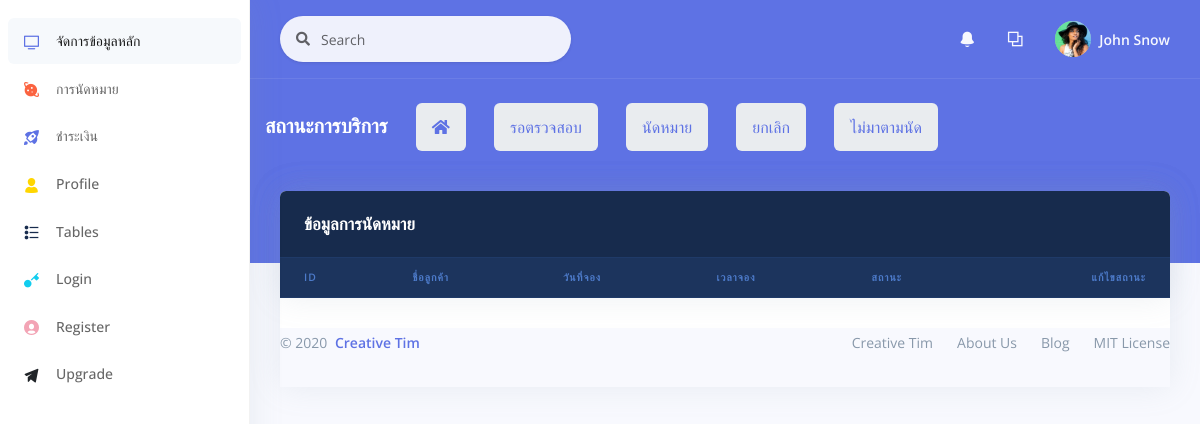
The page /backend/order_2.php on the database as committed earlier.
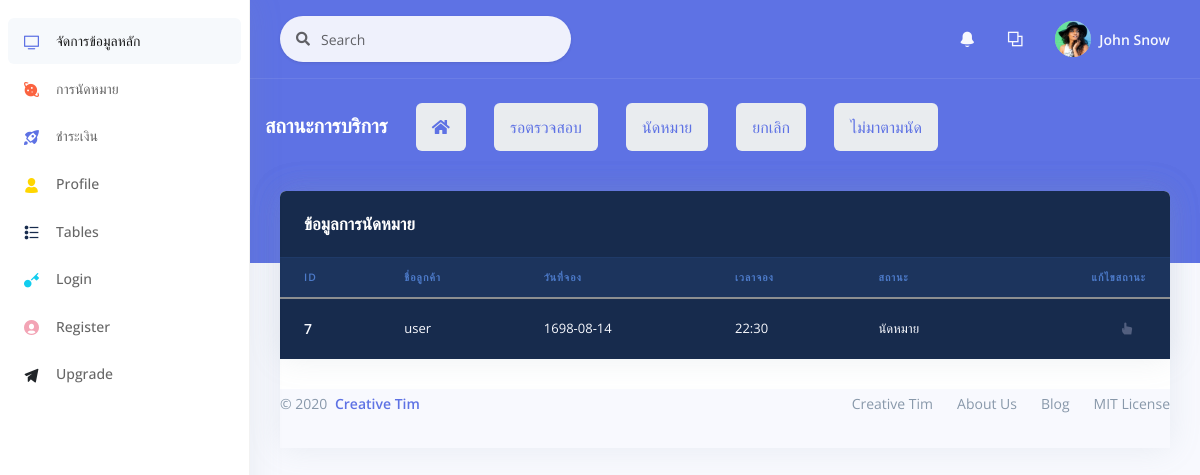
The same page on the database as committed later.
### tables this page shows
CREATE TABLE `orders` (
  `o_id` int(11) NOT NULL,
  `id_mem` int(11) NOT NULL,
  `o_mail` varchar(60) NOT NULL,
  `tel_mem` varchar(10) NOT NULL,
  `car_id` int(11) NOT NULL,
  `year_car` int(5) NOT NULL,
  `number_car` varchar(8) NOT NULL COMMENT 'ทะเบียนรถ',
  `mile` varchar(10) NOT NULL COMMENT 'ระยะไมล์',
  `sv_id` int(11) NOT NULL COMMENT 'ประเภทงานบริการ',
  `svst_id` int(11) NOT NULL COMMENT 'สถานะบริการ',
  `o_date` datetime(6) NOT NULL,
  `o_daterq` varchar(30) NOT NULL,
  `o_timerq` varchar(30) NOT NULL
);

CREATE TABLE `tb_mem` (
  `id_mem` int(11) NOT NULL,
  `name_mem` varchar(25) NOT NULL,
  `last_mem` varchar(25) NOT NULL,
  `userlevel` varchar(25) NOT NULL,
  `username` varchar(25) NOT NULL,
  `password` varchar(128) NOT NULL,
  `tel_mem` varchar(10) NOT NULL,
  `address_mem` varchar(150) NOT NULL
);

CREATE TABLE `serv_status` (
  `stsv_id` int(11) NOT NULL,
  `stsv_name` varchar(50) NOT NULL
);

### backend/order_2.php (the view, shortened to what the changed rows need)
<?php
include "../conn.php";
$sql = "SELECT orders.o_id,tb_mem.name_mem,serv_status.stsv_name,orders.o_daterq,orders.o_timerq
FROM((orders INNER JOIN tb_mem on orders.id_mem=tb_mem.id_mem)
INNER JOIN serv_status on orders.svst_id=serv_status.stsv_id)
WHERE serv_status.stsv_id=2
ORDER BY orders.o_id;";
$result = mysqli_query($con, $sql);
?>
<!DOCTYPE html>
<html>
<head>
    <link rel="stylesheet" href="./assets/vendor/nucleo/css/nucleo.css" type="text/css">
    <link rel="stylesheet" href="./assets/vendor/@fortawesome/fontawesome-free/css/all.min.css" type="text/css">
    <link rel="stylesheet" href="./assets/css/argon.css?v=1.2.0" type="text/css">
</head>
<body>
    <?php
    include "object/_nev.php";
    ?>
    <div class="container-fluid mt--6">
        <div class="row">
            <div class="col">
                <div class="card">
                    <div class="row">
                        <div class="col">
                            <div class="card bg-default shadow">
                                <div class="table-responsive">
                                    <table class="table align-items-center table-dark table-flush">
                                        <thead class="thead-dark">
                                            <tr>
                                                <th scope="col" class="sort" data-sort="ID">ID</th>
                                                <th scope="col" class="sort" data-sort="name">ชื่อลูกค้า</th>
                                                <th scope="col" class="sort" data-sort="date">วันที่จอง</th>
                                                <th scope="col" class="sort" data-sort="date">เวลาจอง</th>
                                                <th scope="col" class="sort" data-sort="status">สถานะ</th>
                                                <th scope="col" class="text-right">แก้ไขสถานะ</th>
                                            </tr>
                                        </thead>
                                        <tbody class="list">
                                            <?php
                                            while ($rs = mysqli_fetch_array($result)) {
                                                $o_id = $rs['o_id'];
                                                $o_daterq = $rs['o_daterq'];
                                                $o_timerq = $rs['o_timerq'];
                                                $stsv_name = $rs['stsv_name'];
                                                $name_mem = $rs['name_mem'];
                                            ?>
                                        <tbody class="list">
                                            <tr>
                                                <th scope="row">
                                                    <div class="media align-items-center">
                                                        <div class="media-body">
                                                            <span class="name mb-0 text-sm"><?php echo $o_id ?></span>
                                                        </div>
                                                    </div>
                                                </th>
                                                <td class="budget">
                                                    <?php echo $name_mem ?>
                                                </td>
                                                <td class="budget">
                                                    <?php echo $o_daterq ?>
                                                </td>
                                                <td class="budget">
                                                    <?php echo $o_timerq ?>
                                                </td>
                                                <td class="budget">
                                                    <?php echo $stsv_name ?>
                                                </td>
                                                <td class="text-right">
                                                    <li class="nav-item dropdown">
                                                        <a class="nav-link" href="#" role="button" data-toggle="dropdown">
                                                            <i class="ni ni-active-40"></i>
                                                        </a>
                                                    </li>
                                                </td>
                                            </tr>
                                        <?php }
                                        ?>
                                        </tbody>
                                    </table>
                                </div>
                            </div>
                        </div>
                    </div>
                </div>
            </div>
</body>
</html>

Rows that differ between the two databases and show on the page:
added orders: o_id "7", id_mem.name_mem "user", o_daterq "1698-08-14", o_timerq "22:30", serv_status.stsv_name "นัดหมาย"
